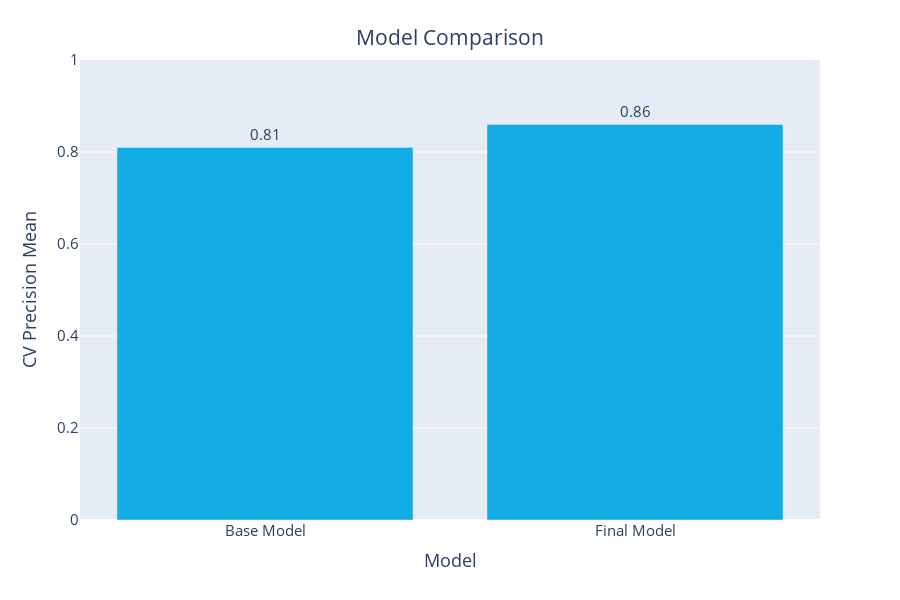

Notebook source saved alongside this figure:
### Code cell
import plotly.graph_objects as go

#plotting bar chart
fig = px.bar(transformed_model, x="Model", y="CV Precision Mean",height=600, text="CV Precision Mean")

#centering title
fig.update_layout(title_text='Model Comparison', title_x=0.5, title_y=0.95, xaxis_type="category",
                 font = dict(size=15),paper_bgcolor="#ffffff")

fig.update_traces(marker_color = "#11ace4", textposition='outside')

fig.update_yaxes(range=[0, 1])

newnames = {'Base Model':'Base', 'Decision Tree - Grid Search': 'Final'}

fig.show()

### Figure 1 — Plotly figure (JSON) as saved in the notebook; plotly's stock layout.template omitted (floating-point values rounded to 4 significant figures)
{"data": [{"alignmentgroup": "True", "hovertemplate": "Model=%{x}<br>CV Precision Mean=%{text}<extra></extra>", "legendgroup": "", "marker": {"color": "#11ace4", "pattern": {"shape": ""}}, "name": "", "offsetgroup": "", "orientation": "v", "showlegend": false, "text": [0.81, 0.86], "textposition": "outside", "type": "bar", "x": ["Base Model", "Final Model"], "xaxis": "x", "y": [0.81, 0.86], "yaxis": "y"}], "layout": {"barmode": "relative", "font": {"size": 15}, "height": 600, "legend": {"tracegroupgap": 0}, "margin": {"t": 60}, "paper_bgcolor": "#ffffff", "title": {"text": "Model Comparison", "x": 0.5, "y": 0.95}, "xaxis": {"anchor": "y", "domain": [0, 1], "title": {"text": "Model"}, "type": "category"}, "yaxis": {"anchor": "x", "domain": [0, 1], "range": [0, 1], "title": {"text": "CV Precision Mean"}}}}
